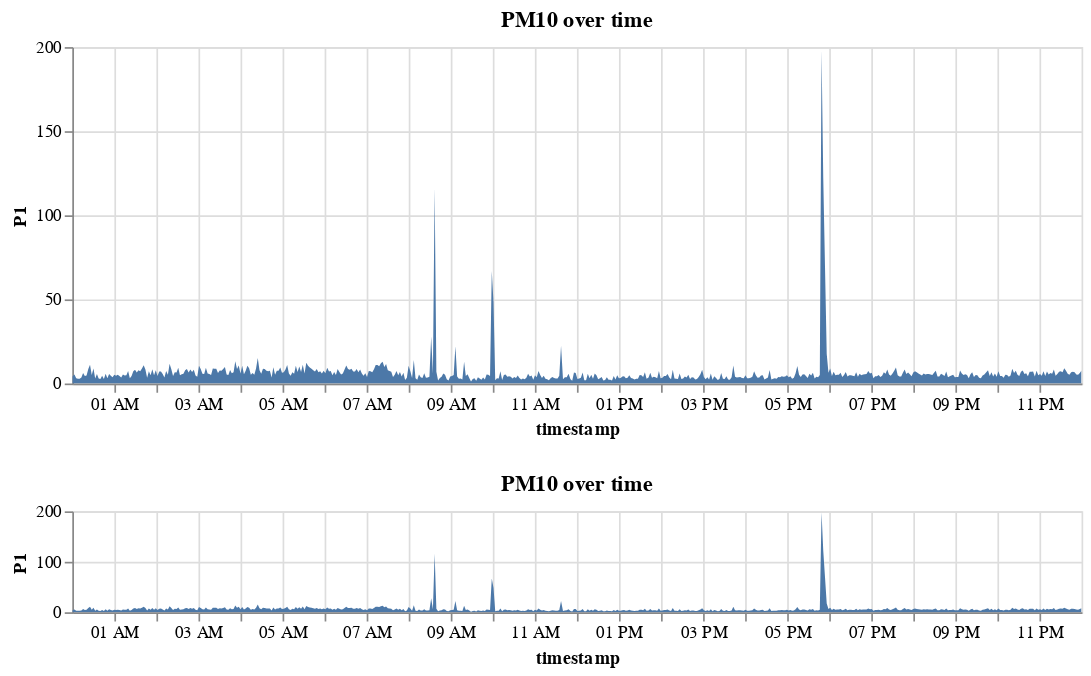

The notebook cell saved with this chart:
### Markdown cell above
## Time Series for 2019-04-01

### Code cell
brush = alt.selection(type='interval', encodings=['x'])

upper = alt.Chart(sds011_data).mark_area().encode(
    alt.X('timestamp:T', scale=alt.Scale(domain=brush)),
    y='P1:Q'
).properties(
    width=600,
    height=200
).properties(
    title='PM10 over time'
)

lower = upper.properties(
    height=60
).add_selection(brush)

upper & lower

### Figure 1 — Vega-Lite specification as saved in the notebook (floating-point values rounded to 4 significant figures; data arrays with more than 128 entries replaced by an {"elided": "..."} marker saying what was removed)
{"$schema": "https://vega.github.io/schema/vega-lite/v3.2.1.json", "config": {"mark": {"tooltip": null}, "view": {"height": 300, "width": 400}}, "datasets": {"data-9f3bf59107d6c1dca210cdb870e31118": {"elided": "582 records"}}, "vconcat": [{"data": {"name": "data-9f3bf59107d6c1dca210cdb870e31118"}, "encoding": {"x": {"field": "timestamp", "scale": {"domain": {"selection": "selector006"}}, "type": "temporal"}, "y": {"field": "P1", "type": "quantitative"}}, "height": 200, "mark": "area", "title": "PM10 over time", "width": 600}, {"data": {"name": "data-9f3bf59107d6c1dca210cdb870e31118"}, "encoding": {"x": {"field": "timestamp", "scale": {"domain": {"selection": "selector006"}}, "type": "temporal"}, "y": {"field": "P1", "type": "quantitative"}}, "height": 60, "mark": "area", "selection": {"selector006": {"encodings": ["x"], "type": "interval"}}, "title": "PM10 over time", "width": 600}]}
